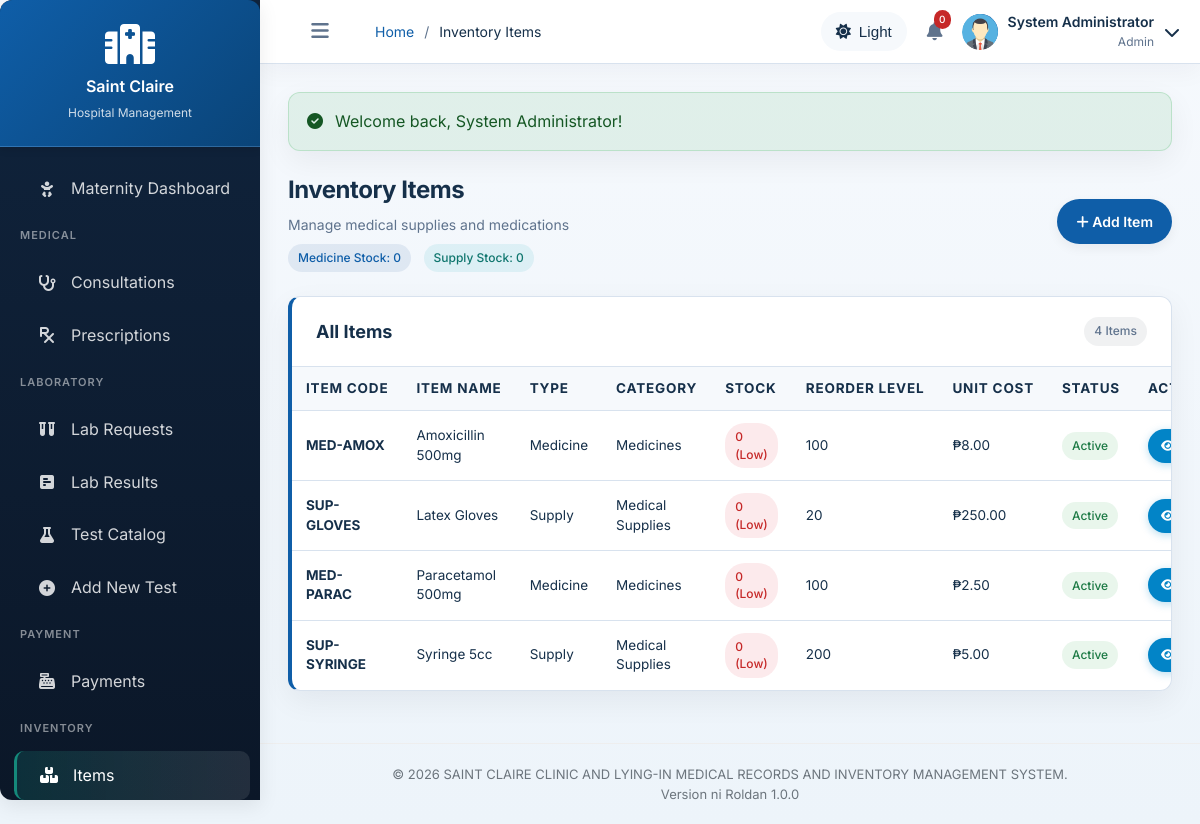
The app's page /modules/inventory/items.php (signed in) with its own data.
### tables this page shows
CREATE TABLE inventory_items (
    id INT AUTO_INCREMENT PRIMARY KEY,
    item_code VARCHAR(20) UNIQUE NOT NULL,
    item_name VARCHAR(100) NOT NULL,
    category_id INT,
    description TEXT,
    unit_of_measure VARCHAR(20),
    reorder_level INT DEFAULT 10,
    reorder_quantity INT DEFAULT 50,
    unit_cost DECIMAL(10,2),
    selling_price DECIMAL(10,2),
    supplier_id INT,
    status ENUM('active', 'inactive', 'discontinued') DEFAULT 'active',
    item_type VARCHAR(32) DEFAULT 'Medicine',
    created_at TIMESTAMP DEFAULT CURRENT_TIMESTAMP,
    FOREIGN KEY (category_id) REFERENCES inventory_categories(id),
    FOREIGN KEY (supplier_id) REFERENCES suppliers(id)
);

CREATE TABLE inventory_categories (
    id INT AUTO_INCREMENT PRIMARY KEY,
    category_name VARCHAR(50) NOT NULL,
    description TEXT,
    created_at TIMESTAMP DEFAULT CURRENT_TIMESTAMP
);

### modules/inventory/items.php (the view, shortened to what this page needs)
<?php
require_once __DIR__ . '/../../config/config.php';
$conn = getDBConnection();
$items = $conn->query("
    SELECT i.*, c.category_name, s.quantity_in_stock, s.quantity_reserved
    FROM inventory_items i
    LEFT JOIN inventory_categories c ON i.category_id = c.id
    LEFT JOIN inventory_stock s ON i.id = s.item_id
    WHERE i.status = 'active'
    ORDER BY i.item_name ASC
");
$medRes = $conn->query("SELECT COALESCE(SUM(s.quantity_in_stock - s.quantity_reserved),0) AS total FROM inventory_stock s JOIN inventory_items i ON s.item_id = i.id WHERE i.status='active' AND (i.item_type='Medicine' OR i.item_type='medicine')");
$medTotal = $medRes && $medRes->num_rows ? intval($medRes->fetch_assoc()['total']) : 0;
$supRes = $conn->query("SELECT COALESCE(SUM(s.quantity_in_stock - s.quantity_reserved),0) AS total FROM inventory_stock s JOIN inventory_items i ON s.item_id = i.id WHERE i.status='active' AND (i.item_type='Supply' OR i.item_type='supply')");
$supTotal = $supRes && $supRes->num_rows ? intval($supRes->fetch_assoc()['total']) : 0;
include __DIR__ . '/../../includes/header.php';
?>
<div class="page-header">
    <div>
        <h1 class="page-title">Inventory Items</h1>
        <p class="page-subtitle">Manage medical supplies and medications</p>
        <div style="margin-top:8px;">
            <span class="badge badge-primary">Medicine Stock: <?php echo $medTotal; ?></span>
            <span class="badge badge-info" style="margin-left:8px;">Supply Stock: <?php echo $supTotal; ?></span>
        </div>
    </div>
    <a href="item-add.php" class="btn btn-primary">
        <i class="fas fa-plus"></i> Add Item
    </a>
</div>
<div class="card">
    <div class="card-header">
        <h3 class="card-title">All Items</h3>
        <span class="badge badge-secondary"><?php echo $items->num_rows; ?> Items</span>
    </div>
    <div class="card-body" style="padding: 0;">
        <div class="table-container">
            <table class="table">
                <thead>
                    <tr>
                        <th>Item Code</th>
                        <th>Item Name</th>
                        <th>Type</th>
                        <th>Category</th>
                        <th>Stock</th>
                        <th>Reorder Level</th>
                        <th>Unit Cost</th>
                        <th>Status</th>
                        <th>Actions</th>
                    </tr>
                </thead>
                <tbody>
                    <?php while ($item = $items->fetch_assoc()):
                        $stock = $item['quantity_in_stock'] ?: 0;
                        $reorderLevel = $item['reorder_level'];
                        $isLowStock = $stock <= $reorderLevel;
                    ?>
                    <tr>
                        <td><strong><?php echo $item['item_code']; ?></strong></td>
                        <td><?php echo $item['item_name']; ?></td>
                        <td><?php echo htmlspecialchars($item['item_type'] ?? 'Medicine'); ?></td>
                        <td><?php echo $item['category_name'] ?: 'Uncategorized'; ?></td>
                        <td>
                            <?php if ($isLowStock): ?>
                            <span class="badge badge-danger"><?php echo $stock; ?> (Low)</span>
                            <?php else: ?>
                            <span class="badge badge-success"><?php echo $stock; ?></span>
                            <?php endif; ?>
                        </td>
                        <td><?php echo $reorderLevel; ?></td>
                        <td><?php echo formatCurrency($item['unit_cost']); ?></td>
                        <td><?php echo getStatusBadge($item['status']); ?></td>
                        <td class="table-actions">
                            <a href="item-view.php?id=<?php echo $item['id']; ?>" class="btn btn-sm btn-info" title="View">
                                <i class="fas fa-eye"></i>
                            </a>
                        </td>
                    </tr>
                    <?php endwhile; ?>
                </tbody>
            </table>
        </div>
    </div>
</div>
<?php include __DIR__ . '/../../includes/footer.php'; ?>

### config/config.php (shortened to what this page needs)
<?php
function formatCurrency($amount) {
    return '₱' . number_format($amount, 2);
}
function getStatusBadge($status) {
    $badges = [
        'active' => 'success',
        'inactive' => 'secondary',
        'pending' => 'warning',
        'completed' => 'success',
        'cancelled' => 'danger',
        'waiting' => 'info',
        'in-progress' => 'primary',
        'admitted' => 'primary',
        'discharged' => 'success',
        'paid' => 'success',
        'partial' => 'warning',
        'available' => 'success',
        'occupied' => 'danger',
        'maintenance' => 'warning',
        'ready-for-discharge' => 'warning'
    ];
    $badgeClass = isset($badges[$status]) ? $badges[$status] : 'secondary';
    $label = ucfirst(str_replace('-', ' ', $status));
    return '<span class="badge badge-' . $badgeClass . '">' . $label . '</span>';
}
?>

### records on screen
inventory_items: item_code "MED-AMOX", item_name "Amoxicillin 500mg", item_type "Medicine", category.category_name "Medicines", stock "0", reorder_level "100", unit_cost "₱8.00", status "Active"
inventory_items: item_code "SUP-GLOVES", item_name "Latex Gloves", item_type "Supply", category.category_name "Medical Supplies", stock "0", reorder_level "20", unit_cost "₱250.00", status "Active"
inventory_items: item_code "MED-PARAC", item_name "Paracetamol 500mg", item_type "Medicine", category.category_name "Medicines", stock "0", reorder_level "100", unit_cost "₱2.50", status "Active"
inventory_items: item_code "SUP-SYRINGE", item_name "Syringe 5cc", item_type "Supply", category.category_name "Medical Supplies", stock "0", reorder_level "200", unit_cost "₱5.00", status "Active"

### other values on screen
$pageTitle "Inventory Items"
$notificationCount "0"
$_SESSION['user_name'] "System Administrator"
getActiveRole() "Admin"
$flash['message'] "Welcome back, System Administrator!"
$medTotal "0"
$supTotal "0"
$items->num_rows "4"
APP_VERSION "1.0.0"
